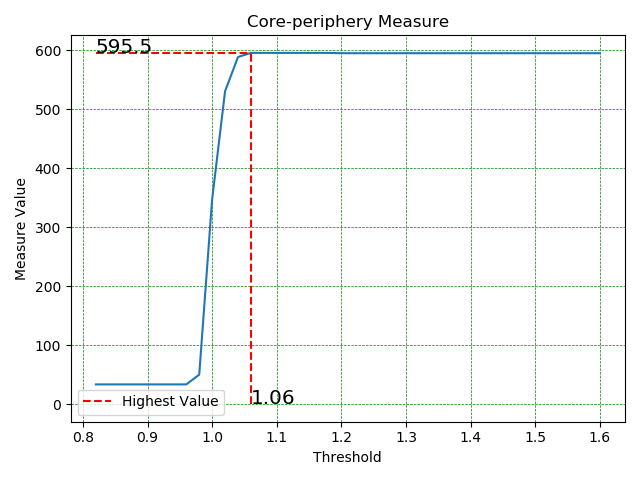
#> input picture 2. 2021年学习/1. 理想化的core-periphery/正常和新冠/1.png, 640 x 480 px, found by its file name
$ python '5. quadtree historgram(b_image).py'
#> lines starting #> are read from the running program, lines starting #| are printed output that depends on the picture; after the words box and inside, x2 and y2 are one past the last pixel; in counts of white or black regions, pixels touching at a corner belong together
from numpy import array
import cv2
import numpy as np
import matplotlib.pyplot as plt

# Definition for a QuadTree node.
class Node:
    def __init__(self, val, isLeaf, topLeft, topRight, bottomLeft, bottomRight):
        self.val = val
        self.isLeaf = isLeaf
        self.topLeft = topLeft
        self.topRight = topRight
        self.bottomLeft = bottomLeft
        self.bottomRight = bottomRight

class Solution:
    def construct(self, grid, all_grid):
        """
        :type grid: List[List[int]]
        :rtype: Node
        """

        root = Node('*', True, None, None, None, None)
        if len(grid) == 1:
            root.isLeaf = True
            root.val = True if grid[0][0] == 1 else False
            all_grid.append(grid)  #将只有一个元素的点加进来
        if self.allValueSame(grid):  # 所有值相等
            root.isLeaf = True
            root.val = True if grid[0][0] == 1 else False
            all_grid.append(grid)  #将所有元素像素值都相等的grid添加进来
        else:  # 并非所有值相等
            halfLength = len(grid) // 2  # 使用 // 表示整除
            root.isLeaf = False  # 如果网格中有值不相等，这个节点就不是叶子节点
            # 使用array来完成二维数组的切片
            root.topLeft, tl_all_grid = self.construct(np.array(grid)[:halfLength, :halfLength], all_grid)
            root.topRight, tr_all_grid = self.construct(np.array(grid)[:halfLength, halfLength:], all_grid)
            root.bottomLeft, bl_all_grid = self.construct(np.array(grid)[halfLength:, :halfLength], all_grid)
            root.bottomRight, br_all_grid = self.construct(np.array(grid)[halfLength:, halfLength:], all_grid)
        return root, all_grid

    def allValueSame(self, grid):
        """
        :type grid: List[List[int]]
        :rtype: boolean
        """
        for i in range(len(grid)):
            for j in range(len(grid[0])):
                if grid[0][0] != grid[i][j]:
                    return False
        return True

if __name__ == '__main__':

    img = cv2.imread(r"C:\Users\Yan\Desktop\testdata\COVID-19\1.png", 0)
#> img: shape (480, 640); min 0, max 255, mean 247.4
    plt.imshow(img, "gray")
    plt.show()
    img = cv2.resize(img, (512, 512), interpolation=cv2.INTER_CUBIC) #双新兴差值法对图像进行缩放
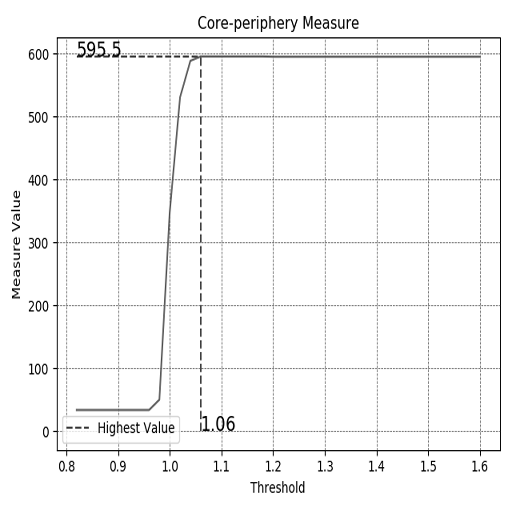
#> img: shape (512, 512); min 0, max 255, mean 247
    plt.imshow(img, "gray")
    plt.show()
    ret, b_img = cv2.threshold(img, 90, 1, cv2.THRESH_BINARY) #1:表示大于阈值后就变为这个数，小于之后就变为0， 二值即0， 1
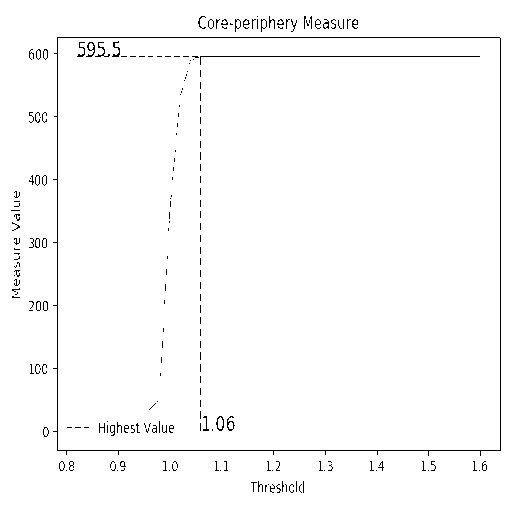
#> b_img: shape (512, 512); values 0 (black) and 1 (white), 98.3% white; black in thin lines or dots, all inside (x1, y1, x2, y2) = (11, 16, 501, 493)
    #print(b_img)
    plt.imshow(b_img, "gray")
    plt.show()
    S = Solution()
    all_grid = []
    root, all_grid = S.construct(b_img, all_grid)
#> the loop in allValueSame, `for i in range(len(grid)):` made 17 passes
#> in construct, `halfLength = len(grid) // 2`: halfLength = 256
#> the loop in allValueSame (call 2), `for i in range(len(grid)):` made 17 passes
#> in construct, `root.topLeft, tl_all_grid = self.construct(np.array(grid)[:halfLength,..`: tl_all_grid = 7480 items
#> in construct, `root.topRight, tr_all_grid = self.construct(np.array(grid)[:halfLength..`: tr_all_grid = 12418 items
#> in construct, `root.bottomLeft, bl_all_grid = self.construct(np.array(grid)[halfLengt..`: bl_all_grid = 19464 items
#> in construct, `root.bottomRight, br_all_grid = self.construct(np.array(grid)[halfLeng..`: br_all_grid = 23372 items
#> all_grid = 23372 items
    #print(all_grid)
    y = []
    count1 = count2 = count3 = count4 = count5 = count6 = count7 = count8 = count9 = count10 = 0
    for i in range(len(all_grid)):
        #print(all_grid[i])
        #print("="*10)
        if len(all_grid[i]) == 512:
            count1 += 1
        if len(all_grid[i]) == 256:
            count2 += 1
        if len(all_grid[i]) == 128:
            count3 += 1
        if len(all_grid[i]) == 64:
            count4 += 1
        if len(all_grid[i]) == 32:
            count5 += 1
        if len(all_grid[i]) == 16:
            count6 += 1
        if len(all_grid[i]) == 8:
            count7 += 1
            #print(count7)
        if len(all_grid[i]) == 4:
            count8 += 1
        if len(all_grid[i]) == 2:
            count9 += 1
        if len(all_grid[i]) == 1:
            count10 += 1
#> this loop made 23372 passes
#> count5 on passes 1 to 2: 1, 2
#> after the loop, count1 = 0; count10 = 19184; count2 = 0; count3 = 2; count4 = 15; count5 = 65; count6 = 141; count7 = 448; count8 = 1079; count9 = 2438

    y.append(count1), y.append(count2), y.append(count3), y.append(count4), y.append(count5), y.append(count6)
    y.append(count7), y.append(count8), y.append(count9), y.append(count10)
    print("y:", len(y), y)
#| y: 10 [0, 0, 2, 15, 65, 141, 448, 1079, 2438, 19184]
    x = [x for x in range(10)]
    print("x:", len(x), x)

    """
    plt.bar(left=x, height=y, width=0.2, alpha=0.8, color="purple")
    plt.ylim(0, 25000)
    plt.xlabel("Pixel gray value")
    plt.xticks([index + 0.2 for index in x], x)
    plt.ylabel("Number of pixels")
    plt.show()
    """

$ run again, with 2. 2021年学习/1. 理想化的core-periphery/正常和新冠/1501.png copied over 2. 2021年学习/1. 理想化的core-periphery/正常和新冠/1.png
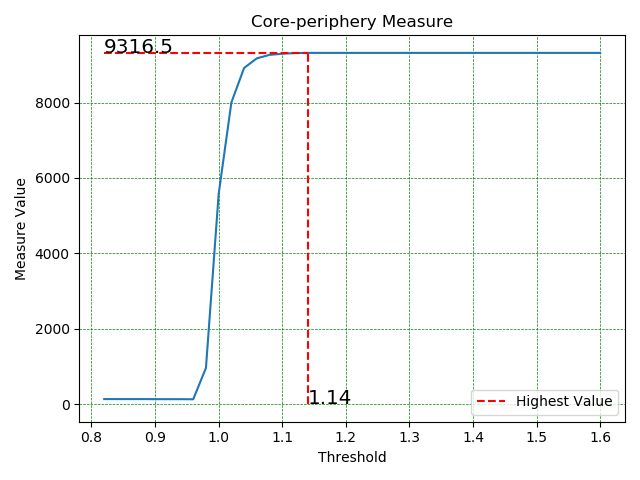
#> input picture 2. 2021年学习/1. 理想化的core-periphery/正常和新冠/1501.png, 640 x 480 px, found by its file name
#> `img = cv2.resize(img, (512, 512), interpolation=cv2.INTER_CUBIC)`:
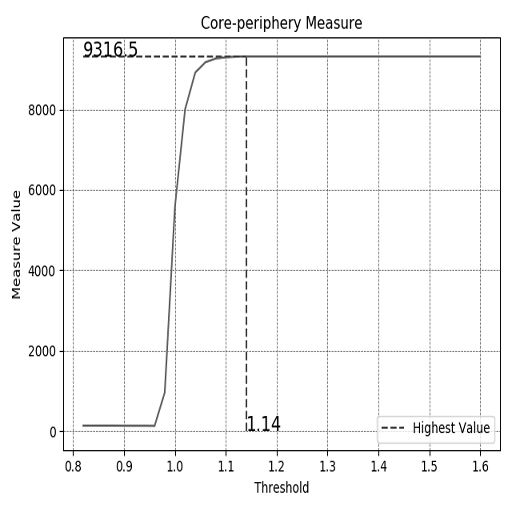
#> img: shape (512, 512); min 0, max 255, mean 247.3
#> `ret, b_img = cv2.threshold(img, 90, 1, cv2.THRESH_BINARY)`:
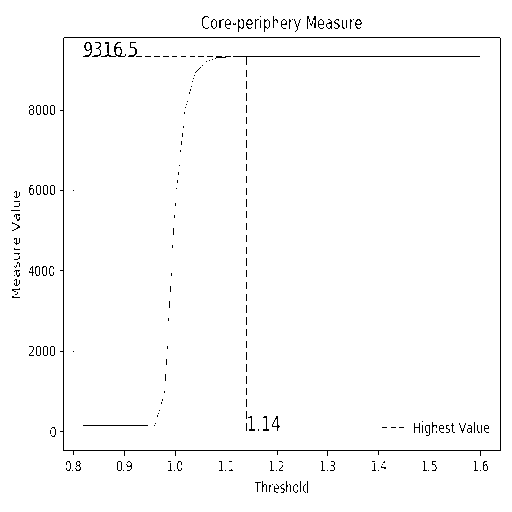
#> b_img: shape (512, 512); values 0 (black) and 1 (white), 98.3% white; black in thin lines or dots, all inside (x1, y1, x2, y2) = (11, 16, 501, 493)
#> the loop in allValueSame, `for i in range(len(grid)):` made 17 passes
#> halfLength = 256
#> the loop in allValueSame (call 2), `for i in range(len(grid)):` made 17 passes
#> tl_all_grid = 7221 items
#> tr_all_grid = 12024 items
#> bl_all_grid = 17850 items
#> br_all_grid = 23374 items
#> the loop `for i in range(len(all_grid)): #print(all_grid[i]) #print("="*10)` made 23374 passes
#> count6 on passes 4, 59: 1, 2
#> after the loop `for i in range(len(all_grid)):`: count1 = 0; count10 = 19008; count2 = 0; count3 = 2; count4 = 10; count5 = 78; count6 = 161; count7 = 466; count8 = 1117; count9 = 2532
#| y: 10 [0, 0, 2, 10, 78, 161, 466, 1117, 2532, 19008]

$ run again, with 2. 2021年学习/1. 理想化的core-periphery/正常和新冠/1502.png copied over 2. 2021年学习/1. 理想化的core-periphery/正常和新冠/1.png
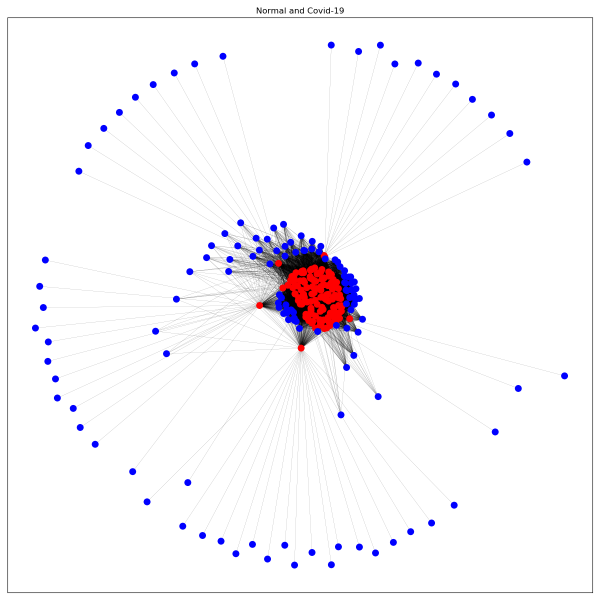
#> input picture 2. 2021年学习/1. 理想化的core-periphery/正常和新冠/1502.png, 1200 x 1200 px, found by its file name (shown at 1/2 size)
#> `img = cv2.resize(img, (512, 512), interpolation=cv2.INTER_CUBIC)`:
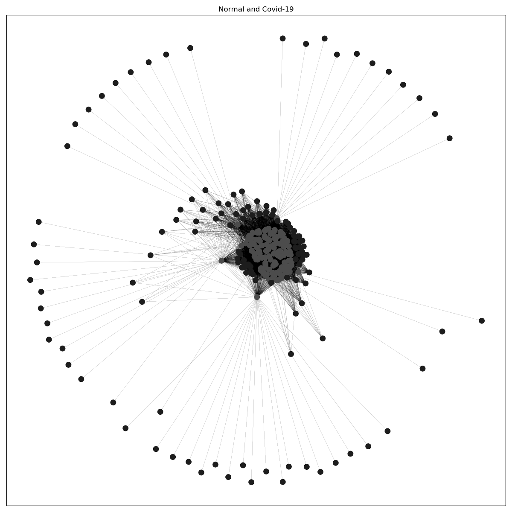
#> img: shape (512, 512); min 0, max 255, mean 247.1
#> `ret, b_img = cv2.threshold(img, 90, 1, cv2.THRESH_BINARY)`:
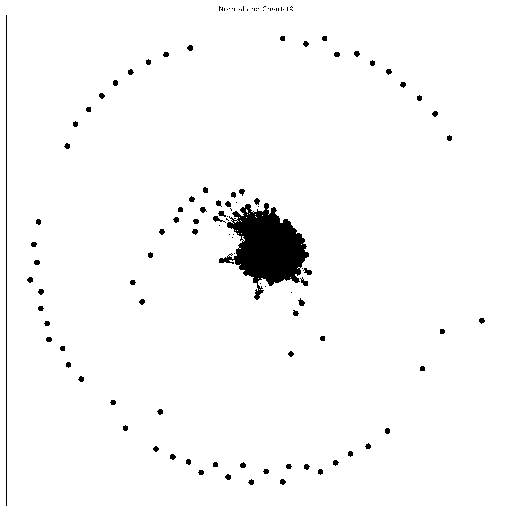
#> b_img: shape (512, 512); values 0 (black) and 1 (white), 97.3% white; 123 black regions (43 under 20 px), largest, box (x1, y1, x2, y2) and area: (219, 203, 309, 300) 4434, (6, 15, 7, 506) 491, (213, 216, 226, 223) 37
#> the loop in allValueSame, `for i in range(len(grid)):` made 7 passes
#> halfLength = 256
#> the loop in allValueSame (call 2), `for i in range(len(grid)):` made 7 passes
#> tl_all_grid = 4146 items
#> tr_all_grid = 5767 items
#> bl_all_grid = 8949 items
#> br_all_grid = 10815 items
#> the loop `for i in range(len(all_grid)): #print(all_grid[i]) #print("="*10)` made 10815 passes
#> count6 on passes 18, 97: 1, 2
#> after the loop `for i in range(len(all_grid)):`: count1 = 0; count10 = 7960; count2 = 0; count4 = 24; count5 = 68; count6 = 187; count7 = 401; count8 = 666; count9 = 1509
#| y: 10 [0, 0, 0, 24, 68, 187, 401, 666, 1509, 7960]

$ run again, with 2. 2021年学习/1. 理想化的core-periphery/正常和新冠/1503.png copied over 2. 2021年学习/1. 理想化的core-periphery/正常和新冠/1.png
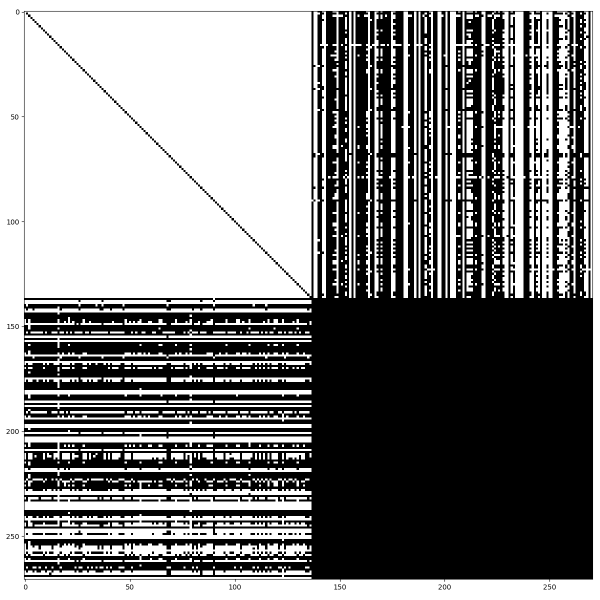
#> input picture 2. 2021年学习/1. 理想化的core-periphery/正常和新冠/1503.png, 1200 x 1200 px, found by its file name (shown at 1/2 size)
#> img is the input picture: shape (1200, 1200); min 0, max 255, mean 130.8
#> `img = cv2.resize(img, (512, 512), interpolation=cv2.INTER_CUBIC)`:
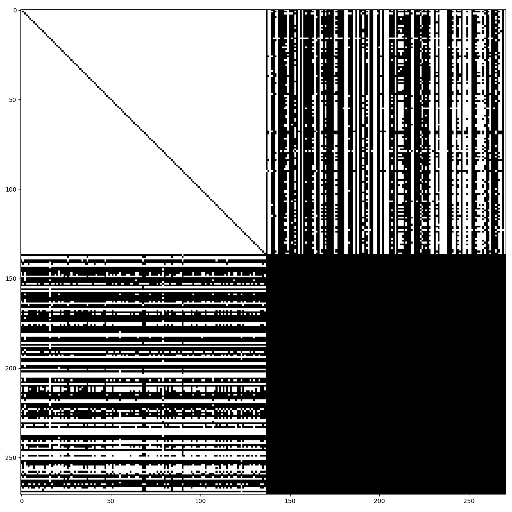
#> img: shape (512, 512); min 0, max 255, mean 130.5
#> `ret, b_img = cv2.threshold(img, 90, 1, cv2.THRESH_BINARY)`:
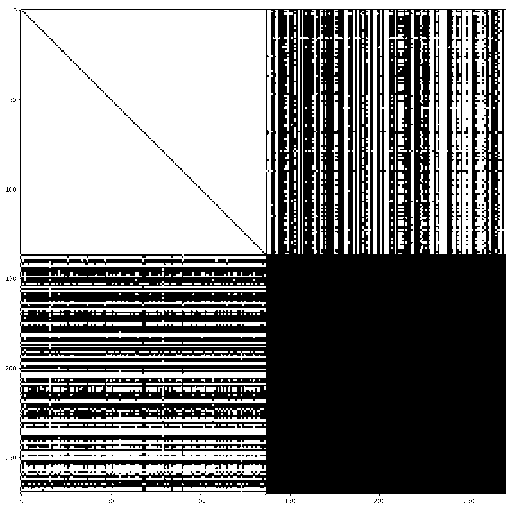
#> b_img: shape (512, 512); values 0 (black) and 1 (white), 51.9% white; 176 black regions (162 under 20 px), largest, box (x1, y1, x2, y2) and area: (19, 9, 506, 496) 124888, (466, 63, 468, 81) 36, (128, 117, 151, 139) 34
#> the loop in allValueSame, `for i in range(len(grid)):` made 9 passes
#> halfLength = 256
#> the loop in allValueSame (call 2), `for i in range(len(grid)):` made 9 passes
#> tl_all_grid = 4877 items
#> tr_all_grid = 47581 items
#> bl_all_grid = 89201 items
#> br_all_grid = 91842 items
#> after the loop `for i in range(len(all_grid)):`: count1 = 0; count10 = 74368; count2 = 0; count4 = 8; count5 = 40; count6 = 125; count7 = 343; count8 = 2454; count9 = 14504
#| y: 10 [0, 0, 0, 8, 40, 125, 343, 2454, 14504, 74368]
